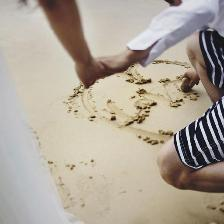
#> input picture prepare_data_pair/tailoring_data/1.jpg, 224 x 224 px, found by its file name; its folder holds only this picture in this run
$ python find_thread.py
#> lines starting #> are read from the running program, lines starting #| are printed output that depends on the picture; after the words box and inside, x2 and y2 are one past the last pixel; in counts of white or black regions, pixels touching at a corner belong together
### utils/load_image.py
import sys
sys.path.append('/home/wyz/PycharmProjects/deep_drawing_and_paintings_network_make_photo_retouching_easier/')
import numpy as np
import pandas as pd
from PIL import Image
from PIL import Image
import matplotlib.pyplot as plt
import os
import cv2
from constant.constant import *


def resize_image(image,outpath,size=(224,224)):
    resized_img = cv2.resize(image,size)
    save_image(resized_img,filepath=outpath)


def load_image2numpy(path):
    img = np.array(Image.open(path))
    img = img/256.0
    return img

def show_image(image,info='SHOW'):
    image = image*255.0
    image = np.clip(image,a_max=255,a_min=0)
    image = Image.fromarray(image.astype(np.uint8))
    image.show(title=info+'.png')
    return

# [20 lines left out: functions save_image, show_histogram, not called in this run]


def count_pixel(channel_pixel):
    # channel between 0~255
    count_left,count_right = 0,0
    if channel_pixel <= 10:
        count_left = 1
    if channel_pixel >= 240:
        count_right = 1
    return count_left,count_right


def count_blue_pixel(channel_pixel):
    count_left, count_right = 0, 0
    if channel_pixel <= 3:
        count_left = 1
    if channel_pixel >= 240:
        count_right = 1
    return count_left, count_right


def check_histogram(image,che_sat = False):
    result_dict = {}
    area = image.shape[0]*image.shape[1]
    image = (image*255.0).astype(np.uint8)
    r_channel,g_channel,b_channel = image[:,:,0],image[:,:,1],image[:,:,2]
    distance = np.sum(np.square((r_channel-g_channel)))+np.sum(np.square((r_channel-b_channel)))+np.sum(np.square((b_channel-g_channel)))
    np_count_pixel = np.vectorize(count_pixel)
    np_count_blue_pixel = np.vectorize(count_blue_pixel)


    r_left,r_right = np_count_pixel(r_channel)
    r_left,r_right = np.sum(r_left),np.sum(r_right)
    result_dict['r_left'],result_dict['r_right'] = r_left * 1.0 / area, r_right * 1.0 / area

    g_left,g_right = np_count_pixel(g_channel)
    g_left,g_right = np.sum(g_left),np.sum(g_right)
    result_dict['g_left'],result_dict['g_right'] = g_left * 1.0 / area, g_right * 1.0 / area

    _,b_right = np_count_pixel(b_channel)
    b_right = np.sum(b_right)
    b_left = np_count_blue_pixel(b_channel)
    b_left = np.sum(b_left)
    result_dict['b_left'],result_dict['b_right'] = b_left * 1.0 / area, b_right * 1.0 / area

    result_dict['all_left'],result_dict['all_right'] = \
        ((r_left+g_left+b_left)*1.0)/(3*area), ((r_right+b_right+g_right )*1.0)/(3*area)
    for key in result_dict.keys():
        result_dict[key] = round(result_dict[key],4)
        # return result_dict
    result_list = [ result_dict['r_left'], result_dict['r_right'], result_dict['g_left'], result_dict['g_right'], result_dict['b_right'] ]
    result = np.array([int(item < 0.1) for item in result_list])
    if che_sat:
        if np.sum(result) == 5 and result_dict['b_left']<0.8 and distance>45385788: # 45385788这个值根据实验多次得出
            return True
        else:
            return False
    else:
        if np.sum(result) == 5 and result_dict['b_left']<0.8 :
            return True
        else:
            return False


# [26 lines that do not run on import are left out]
        # [11 lines of commented-out code are left out]

### utils/color_op.py
import cv2 as cv
import numpy as np
from utils.load_image import *
import math
import cv2
from constant.constant import *
"""
 in open-cv HSV:
        H 0-180
        S 0-255
        V 0-255

 in open-cv HLS:
        H 0-180
        L 0-255
        S 0-255

 in open-cv LAB:
        L   0  - 100
        A -127 - 128
        B -127 - 128
"""


# [196 lines left out: functions RGB_to_LAB, HLS_to_RGB, RGB_to_HLS, HSV_to_RGB, RGB_to_HSV, ColourDistance and 8 more, not called in this run]

# 调整全局饱和度
def update_global_saturation(img,action):
    img = 256.0*img
    img_out = img
    if action>1:  action=1
    if action<-1: action=-1
    Increment = action# -1 ~ 1
    img_min = img.min(axis=2)
    img_max = img.max(axis=2)
    Delta = (img_max - img_min)/ 256.0
    value = (img_max + img_min)/ 256.0
    L = value / 2.0
    mask_1 = L < 0.5
    s1 = Delta / (value + 0.001)
    s2 = Delta / (2 - value + 0.001)
    s = s1 * mask_1 + s2 * (1 - mask_1)
    if Increment >= 0:
        temp = Increment + s
        mask_2 = temp > 1
        alpha_1 = s
        alpha_2 = s * 0 + 1 - Increment
        alpha = alpha_1 * mask_2 + alpha_2 * (1 - mask_2)
        alpha = 1 / (alpha + 0.001) - 1
        img_out[:, :, 0] = img[:, :, 0] + (img[:, :, 0] - L * 256.0) * alpha
        img_out[:, :, 1] = img[:, :, 1] + (img[:, :, 1] - L * 256.0) * alpha
        img_out[:, :, 2] = img[:, :, 2] + (img[:, :, 2] - L * 256.0) * alpha
    else:
        alpha = Increment
        img_out[:, :, 0] = L * 256.0 + (img[:, :, 0] - L * 256.0) * (1 + alpha)
        img_out[:, :, 1] = L * 256.0 + (img[:, :, 1] - L * 256.0) * (1 + alpha)
        img_out[:, :, 2] = L * 256.0 + (img[:, :, 2] - L * 256.0) * (1 + alpha)
    img_out = img_out / 256.0
    # 饱和处理
    mask_1 = img_out < 0
    mask_2 = img_out > 1
    img_out = img_out * (1 - mask_1)
    img_out = img_out * (1 - mask_2) + mask_2

    '''
    hsv = RGB_to_HSV(img)
    s_channel = hsv[:,:,1]
    hsv[:,:,1] = np.clip(s_channel+action,a_min=0,a_max=255)
    img = HSV_to_RGB(hsv)
    '''
    img_out = np.clip(img_out,a_max=1.0,a_min=0.0)

    return img_out

# [6 lines left out: function normalized, not called in this run]


# [8 lines that do not run on import are left out]

    # [42 lines of commented-out code are left out]

### utils/distorted_op.py
import os
import random
from utils.curve_op import *
from utils.color_op import *
from utils.load_image import *
from constant.constant import *


"""
    调整特定颜色的色相
    def update_specific_hue(image,target_color,color_threshold,action,step_size):

    调整特定颜色的饱和度
    def update_specific_saturation(image, target_color, color_threshold, action, step_size):

    调整全局饱和度
    def update_global_saturation(img, action):

    图像变黑变灰
    def curve_dark_gray(x, beta=0.6)

    图像变亮
    def curve_light(x, beta=0.5):

    图像变暗
    def curve_dark(x, beta=0.3):

    图像对比度增高
    def curve_contrast(x, beta=0.4):

    图像减红加蓝
    def curve_red_blue(x):

    需要调整的几个主要色彩
      [79 95 59]   [53 64 34]   green
      [173 86 32]  [109 67 19]  yellow
      [79 102 154] [56 110 174] blue
      [212 149 33] [210 157 61] sun
      [208 185 169]             skin
      [111 88 132]              purple
"""

# [6 lines left out: function normalized, not called in this run]

# ---------------------------------curve_op--------------------------------
#  全局变暗
def global_dark(image):
    return curve_dark(image)

#  全局变灰
def global_gray(image):
    return curve_dark_gray(image)

#  全局变亮
def global_light(image):
    return curve_light(image)

#  全局加对比
def global_contrast(image):
    return curve_contrast(image)

#  全局减红加蓝
def global_red_blue(image):
    return curve_red_blue(image)

# 全局减少绿色
def global_green_less(image):
    return curve_less_green(image)

# --------------------------------color_op--------------------------------

# 全局加饱和
# [4 lines left out: function global_saturation_up, not called in this run]

# 全局减饱和
def global_saturation_down(image,action=-0.2):
    if action>1 or action < -1:
        raise NameError("action must between -1 and 1")
    return update_global_saturation(image,action)

# 调节特定颜色色相
def hue_red_left(image,step_size):
    return update_specific_hue(image,target_color_hsv=red,action='left',step_size=step_size)

def hue_red_right(image,step_size):
    return update_specific_hue(image, target_color_hsv=red, action='right', step_size=step_size)

def hue_green_left(image,step_size):
    return update_specific_hue(image,target_color_hsv=green,action='left',step_size=step_size)

def hue_green_right(image,step_size):
    return update_specific_hue(image, target_color_hsv=green, action='right', step_size=step_size)

def hue_yellow_left(image,step_size):
    return update_specific_hue(image,target_color_hsv=yellow,action='left',step_size=step_size)

def hue_yellow_right(image,step_size):
    return update_specific_hue(image,target_color_hsv=yellow,action='right',step_size=step_size)

def hue_blue_left(image,step_size):
    return update_specific_hue(image,target_color_hsv=blue,action='left',step_size=step_size)

def hue_blue_right(image,step_size):
    return update_specific_hue(image,target_color_hsv=blue,action='right',step_size=step_size)

def hue_sun_left(image,step_size):
    return update_specific_hue(image,target_color_hsv=sun,action='left',step_size=step_size)

def hue_sun_right(image,step_size):
    return update_specific_hue(image,target_color_hsv=sun,action='right',step_size=step_size)

def hue_purple_left(image,step_size):
    return update_specific_hue(image,target_color_hsv=purple,action='left',step_size=step_size)

def hue_purple_right(image,step_size):
    return update_specific_hue(image,target_color_hsv=purple,action='right',step_size=step_size)

def hue_skin_left(image,step_size):
    return update_specific_hue(image,target_color_hsv=skin,action='left',step_size=step_size)

def hue_skin_right(image,step_size):
    return update_specific_hue(image,target_color_hsv=skin,action='right',step_size=step_size)


#调节特定颜色饱和度
saturation_step_size = 0.2

def saturation_red_strong(image,stepsize):
    return update_specific_saturation(image,target_color_hsv=red,action='right',step_size=stepsize)

def saturation_red_thin(image,stepsize):
    return update_specific_saturation(image,target_color_hsv=red,action='left',step_size=stepsize)

def saturation_green_strong(image,stepsize):
    return update_specific_saturation(image,target_color_hsv=green,action='right',step_size=stepsize)

def saturation_green_thin(image,stepsize):
    return update_specific_saturation(image,target_color_hsv=green,action='left',step_size=stepsize)

def saturation_yellow_strong(image,stepsize):
    return update_specific_saturation(image,target_color_hsv=yellow,action='right',step_size=stepsize)

def saturation_yellow_thin(image,stepsize):
    return update_specific_saturation(image,target_color_hsv=yellow,action='left',step_size=stepsize)

def saturation_blue_strong(image,stepsize):
    return update_specific_saturation(image,target_color_hsv=blue,action='right',step_size=stepsize)

def saturation_blue_thin(image,stepsize):
    return update_specific_saturation(image,target_color_hsv=blue,action='left',step_size=stepsize)

def saturation_sun_strong(image,stepsize):
    return update_specific_saturation(image,target_color_hsv=sun,action='right',step_size=stepsize)

def saturation_sun_thin(image,stepsize):
    return update_specific_saturation(image,target_color_hsv=sun,action='left',step_size=stepsize)

def saturation_purple_strong(image,stepsize):
    return update_specific_saturation(image,target_color_hsv=purple,action='right',step_size=stepsize)

def saturation_purple_thin(image,stepsize):
    return update_specific_saturation(image,target_color_hsv=purple,action='left',step_size=stepsize)

def saturation_skin_strong(image,stepsize):
    return update_specific_saturation(image,target_color_hsv=skin,action='right',step_size=stepsize)

def saturation_skin_thin(image,stepsize):
    return update_specific_saturation(image,target_color_hsv=skin,action='left',step_size=stepsize)


global_action_list = [
                        global_dark,
                        global_gray,
                        global_light,
                        global_contrast,
                        global_red_blue,
                        global_saturation_up,
                        global_saturation_down
                    ]

hue_action_list =   [
                        hue_green_left,
                        hue_green_right,
                        hue_yellow_left,
                        hue_yellow_right,
                        hue_blue_left,
                        hue_blue_right,
                        hue_sun_left,
                        hue_sun_right,
                        hue_purple_left,
                        hue_purple_right,
                        hue_skin_left,
                        hue_skin_right
                    ]

saturation_action_list = [
                        saturation_green_strong,
                        saturation_green_thin,
                        saturation_yellow_strong,
                        saturation_yellow_thin,
                        saturation_blue_strong,
                        saturation_blue_thin,
                        saturation_sun_strong,
                        saturation_sun_thin,
                        saturation_purple_strong,
                        saturation_purple_thin,
                        saturation_skin_strong,
                        saturation_skin_thin
                        ]

action_list = [
                    global_dark,                #1
                    global_gray,                #2
                    global_light,               #3
                    global_contrast,            #4
                    global_red_blue,            #5
                    global_saturation_up,       #6
                    global_saturation_down,     #7
                    hue_green_left,             #8
                    hue_green_right,            #9
                    hue_yellow_left,            #10
                    hue_yellow_right,           #11
                    hue_blue_left,              #12
                    hue_blue_right,             #13
                    hue_sun_left,               #14
                    hue_sun_right,              #15
                    hue_purple_left,            #16
                    hue_purple_right,           #17
                    hue_skin_left,              #18
                    hue_skin_right,             #19
                    saturation_green_strong,    #20
                    saturation_green_thin,      #21
                    saturation_yellow_strong,   #22
                    saturation_yellow_thin,     #23
                    saturation_blue_strong,     #24
                    saturation_blue_thin,       #25
                    saturation_sun_strong,      #26
                    saturation_sun_thin,        #27
                    saturation_purple_strong,   #28
                    saturation_purple_thin,     #29
                    saturation_skin_strong,     #30
                    saturation_skin_thin        #31
            ]


# [56 lines left out: functions distorted_landscapes, distorted_indoor, disorted_plant, not called in this run]


# [29 lines that do not run on import are left out]

### utils/find_thread.py
import os
import sys
sys.path.append('/home/wyz/PycharmProjects/deep_drawing_and_paintings_network_make_photo_retouching_easier/')

from PIL import Image
import numpy as np
from utils.load_image import *
from utils.distorted_op import *


loadpath = '/home/wyz/PycharmProjects/deep_drawing_and_paintings_network_make_photo_retouching_easier/' \
            + 'prepare_data_pair/tailoring_data/'

all_count = len(os.listdir(loadpath))
count = 0
distance_list = []

for pic_name in os.listdir(loadpath):
    count = count + 1
    picture = Image.open(loadpath + pic_name)
#> picture is the input picture: PIL image 224x224 RGB; mean R, G, B 174.7, 165.4, 153.1
    shape = picture.size
#> shape = (224, 224)
    img_np = np.array(picture)

    image = load_image2numpy(loadpath + pic_name)
    for i in range(3):
        image = global_saturation_down(image)
#> this loop made 3 passes
#> pass 1, in update_global_saturation, `img_min = img.min(axis=2)`:
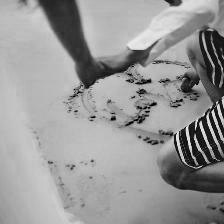
#> img_min: shape (224, 224) float64; min 0, max 253, mean 151.1
#> pass 1, in update_global_saturation, `img_max = img.max(axis=2)`:
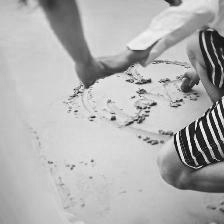
#> img_max: shape (224, 224) float64; min 5, max 255, mean 176.5
#> pass 1, in update_global_saturation, `Delta = (img_max - img_min)/ 256.0`:
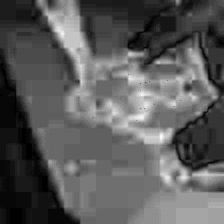
#> Delta: shape (224, 224) float64; min 0, max 0.277, mean 0.0992; drawn with min black and max white
    show_image(image)
    _,distance = check_histogram(image,che_sat=True)
#> in check_histogram, `r_channel,g_channel,b_channel = image[:,:,0],image[:,:,1],image[:,:,2]`:
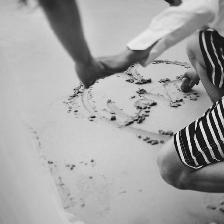
#> g_channel: shape (224, 224); min 1, max 252, mean 163.5
#> in check_histogram, `distance = np.sum(np.square((r_channel-g_channel)))+np.sum(np.square((..`: distance = 9714030
#> in check_histogram, `r_left,r_right = np_count_pixel(r_channel)`:
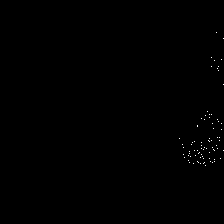
#> r_left: shape (224, 224) int64; values 0 (black) and 1 (white), 0.16% white in thin lines or dots, all inside (x1, y1, x2, y2) = (179, 32, 224, 166)
#> in check_histogram, `r_left,r_right = np_count_pixel(r_channel)`:
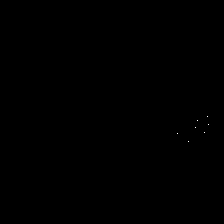
#> r_right: shape (224, 224) int64; values 0 (black) and 1 (white), 0.01% white in thin lines or dots, all inside (x1, y1, x2, y2) = (177, 116, 209, 142)
#> in check_histogram, `r_left,r_right = np.sum(r_left),np.sum(r_right)`: r_left = 81; r_right = 7
#> in check_histogram, `g_left,g_right = np_count_pixel(g_channel)`: g_left: shape (224, 224) int64; values 0 (black) and 1 (white), 0.16% white in thin lines or dots, all inside (x1, y1, x2, y2) = (145, 32, 224, 168)
#> in check_histogram, `g_left,g_right = np_count_pixel(g_channel)`: g_right: shape (224, 224) int64; values 0 (black) and 1 (white), 0.01% white in thin lines or dots, all inside (x1, y1, x2, y2) = (177, 116, 209, 143)
#> in check_histogram, `g_left,g_right = np.sum(g_left),np.sum(g_right)`: g_left = 79; g_right = 7
#> in check_histogram, `_,b_right = np_count_pixel(b_channel)`: b_right: shape (224, 224) int64; values 0 (black) and 1 (white), 0.03% white in thin lines or dots, all inside (x1, y1, x2, y2) = (176, 107, 218, 143)
#> in check_histogram, `b_right = np.sum(b_right)`: b_right = 16
#> in check_histogram, `b_left = np.sum(b_left)`: b_left = 17
#> the loop in check_histogram, `for key in result_dict.keys():` made 8 passes
#> key on passes 1 to 8: 'r_left', 'r_right', 'g_left', 'g_right', 'b_left', 'b_right', 'all_left', 'all_right'
#> after the loop in check_histogram, `for key in result_dict.keys():`: result_dict = {'r_left': 0.0016, 'r_right': 0.0001, 'g_left': 0.0016, 'g_right': 0.0001, 'b_left': 0.0003, 'b_right': 0.0003, 'all_left': 0.0012, 'all_right': 0.0002}
#> in check_histogram, `result_list = [ result_dict['r_left'], result_dict['r_right'], result_..`: result_list = [0.0016, 0.0001, 0.0016, 0.0001, 0.0003]
#> in check_histogram, `result = np.array([int(item < 0.1) for item in result_list])`: result = [1, 1, 1, 1, 1]
#> (the run stopped early here; a loop or call above may not have finished)
